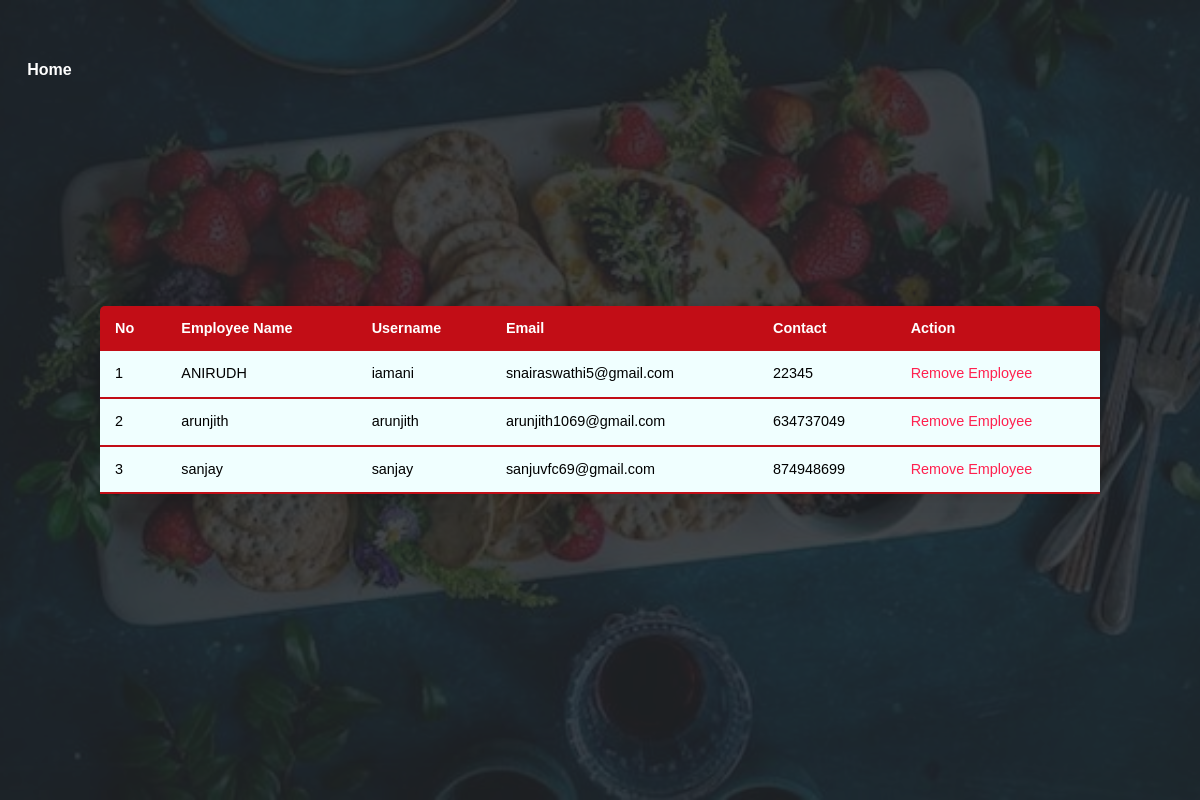
The app's page /viewemployee/ with its own data.
### myapp/models.py (models this page shows)
class Addemployee(models.Model):
 name = models.CharField(max_length=30)
 username = models.CharField(max_length=30)
 Email  = models.EmailField()
 Password = models.CharField(max_length=30)
 Contact = models.IntegerField()

### myapp/views.py (the view)
# urls.py: path('viewemployee/',views.viewemployee,name='viewemployee'),
def viewemployee(request):
   data=Addemployee.objects.all()
   return render(request,'viewemployee.html',{'data':data})

### myapp/templates/viewemployee.html (shortened to what this page needs)
{% load static %}
		<!DOCTYPE html>
		<html lang="en">
		<head>
            <link rel="stylesheet" href="{% static 'assets/vendors/themify-icons/css/themify-icons.css' %}">
            <link rel="stylesheet" href="{% static 'assets/vendors/animate/animate.css' %}">
            <link rel="stylesheet" href="{% static 'assets/css/foodhut.css' %}">
		</head>
		<body>
            <body data-spy="scroll" data-target=".navbar" data-offset="40" id="home">
                <nav class="custom-navbar navbar navbar-expand-lg navbar-dark fixed-top" data-spy="affix" data-offset-top="10">
                    <div class="collapse navbar-collapse" id="navbarSupportedContent">
                        <ul class="navbar-nav">
                            <li class="nav-item">
                                <a class="nav-link" href="/NGO/">Home</a>
                            </li>
                        </ul>
                        <a class="navbar-brand m-auto" href="#">
                        </a>
                    </div>
                </nav>
                <header id="home" class="header">
                    <div class="overlay text-white text-center">
                          <div>
	<center>
    <table class="content-table">
        <thead>
          <tr>
            <th>No</th>
            <th>Employee Name</th>
            <th>Username</th>
            <th>Email</th>
			<th>Contact</th>
            <th>Action</th>
          </tr>
        </thead>
        <tbody>
			{% for i in data %}
			<td>{{forloop.counter}}</td>
            <td>{{i.name}}</td>
            <td>{{i.username}}</td>
            <td>{{i.Email}}</td>
            <td>{{i.Contact}}</td>
            <td><a href="/viewemployeedelete/{{i.id}}">Remove Employee</td></a>
        </tbody>
		{% endfor %}
      </table>
	</center>
</body>
</html>
		</body>
		</html>

### myapp/templates/viewemployee.html (style rules this page uses)
* { font-family: sans-serif; }
table, tr, th { color: white !important; }
td { color: black !important; }
.content-table { border-collapse: collapse; margin: 25px 0; font-size: 0.9em; width: 1000px; border-radius: 5px 5px 0 0; overflow: hidden; box-shadow: 0 0 20px rgba(0, 0, 0, 0.15); }
.content-table thead tr { background-color: rgb(194, 13, 22); color: #ffffff; text-align: left; font-weight: bold; }
.content-table th, .content-table td { padding: 12px 15px; }
body { font-family: Arial, sans-serif; background-image: url(../static/assets/imgs/pexels-hasan-kurt-10749578.jpg); background-size: cover; background-repeat: no-repeat; }

### records on screen
Addemployee: name "ANIRUDH", username "iamani", Email "snairaswathi5@gmail.com", Contact "22345"
Addemployee: name "arunjith", username "arunjith", Email "arunjith1069@gmail.com", Contact "634737049"
Addemployee: name "sanjay", username "sanjay", Email "sanjuvfc69@gmail.com", Contact "874948699"
